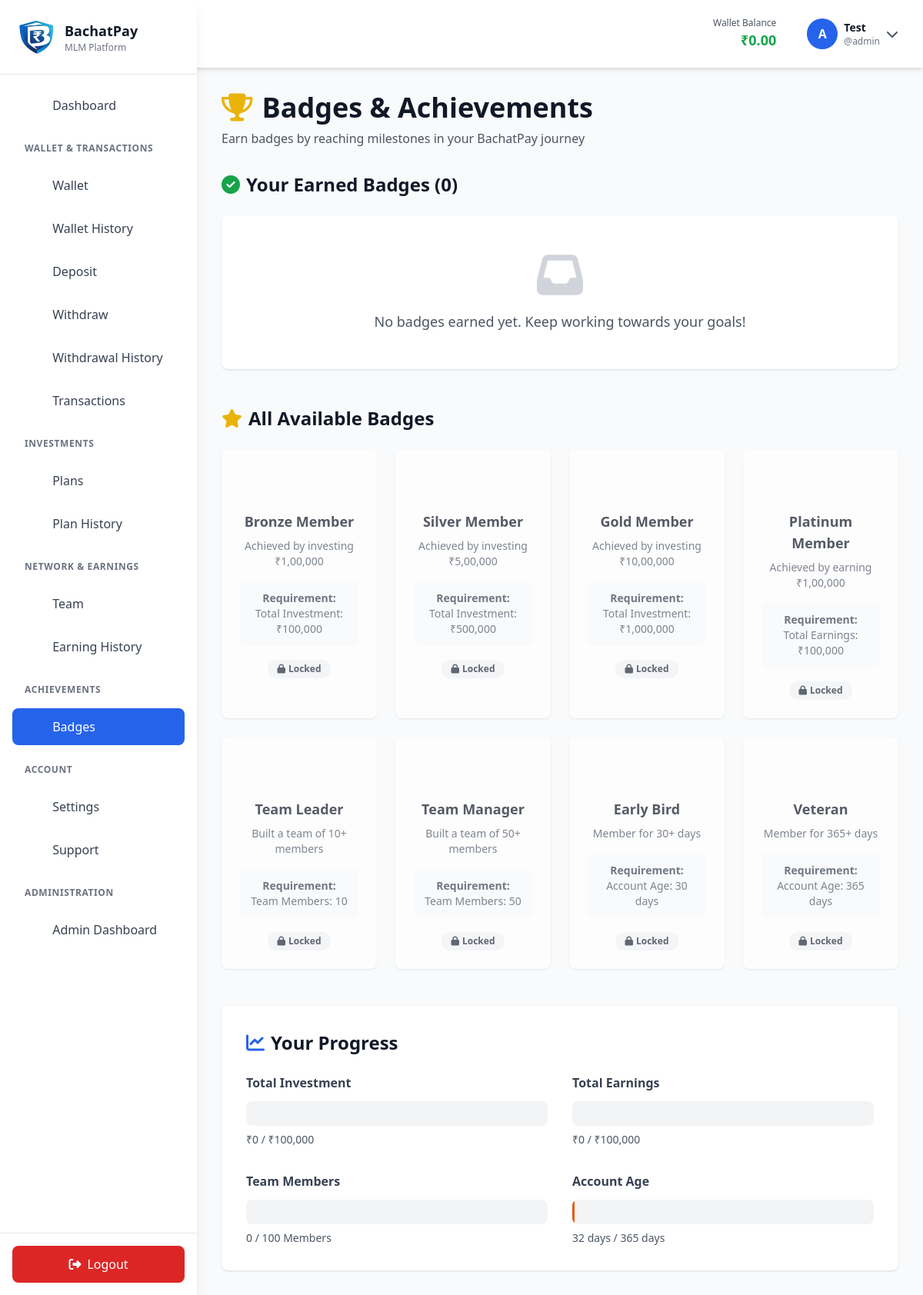
Page /badges.php (signed in) on the committed database.
### tables this page shows
CREATE TABLE `users` (
  `user_id` int(11) NOT NULL,
  `username` varchar(50) NOT NULL,
  `email` varchar(100) NOT NULL,
  `password` varchar(255) NOT NULL,
  `sponsor_id` int(11) DEFAULT NULL,
  `first_name` varchar(50) DEFAULT NULL,
  `last_name` varchar(50) DEFAULT NULL,
  `phone` varchar(15) DEFAULT NULL,
  `city` varchar(50) DEFAULT NULL,
  `state` varchar(50) DEFAULT NULL,
  `bank_account` varchar(20) DEFAULT NULL,
  `bank_name` varchar(100) DEFAULT NULL,
  `ifsc_code` varchar(20) DEFAULT NULL,
  `wallet_balance` decimal(15,2) DEFAULT 0.00,
  `total_cashback_earned` decimal(15,2) DEFAULT 0.00,
  `total_commission_earned` decimal(15,2) DEFAULT 0.00,
  `total_downline_business` decimal(15,2) DEFAULT 0.00,
  `active_investment` decimal(15,2) DEFAULT 0.00,
  `registration_date` timestamp NOT NULL DEFAULT current_timestamp(),
  `last_login` datetime DEFAULT NULL,
  `status` enum('active','inactive','suspended') DEFAULT 'active',
  `role` enum('user','admin') DEFAULT 'user',
  `reset_token` varchar(255) DEFAULT NULL,
  `reset_expires` datetime DEFAULT NULL
);

CREATE TABLE `badges` (
  `badge_id` int(11) NOT NULL,
  `badge_name` varchar(100) NOT NULL,
  `description` text DEFAULT NULL,
  `criteria_type` enum('total_investment','total_earnings','team_size','tenure_days') NOT NULL,
  `criteria_value` decimal(15,2) NOT NULL,
  `badge_icon` varchar(100) DEFAULT NULL,
  `badge_color` varchar(20) DEFAULT NULL,
  `is_active` tinyint(1) DEFAULT 1,
  `created_at` timestamp NOT NULL DEFAULT current_timestamp(),
  `updated_at` datetime DEFAULT NULL ON UPDATE current_timestamp()
);

### badges.php (the view, shortened to what the rows shown need)
<?php
require_once __DIR__ . '/includes/config.php';
require_once __DIR__ . '/includes/db.php';
require_once __DIR__ . '/includes/functions.php';
$user = getCurrentUser();
$awardedBadges = assignUserBadges($user['user_id']);
$stmt = $pdo->query('SELECT * FROM badges WHERE is_active = 1 ORDER BY badge_id ASC');
$all_badges = $stmt->fetchAll();
$stmt = $pdo->prepare('
    SELECT ub.*, b.*
    FROM user_badges ub
    JOIN badges b ON ub.badge_id = b.badge_id
    WHERE ub.user_id = ?
    ORDER BY ub.earned_at DESC
');
$stmt->execute([$user['user_id']]);
$earned_badges = $stmt->fetchAll();
$earned_badge_ids = array_column($earned_badges, 'badge_id');
?>
<!DOCTYPE html>
<html lang="en">
<head>
    <script src="https://cdn.tailwindcss.com"></script>
    <link rel="stylesheet" href="https://cdnjs.cloudflare.com/ajax/libs/font-awesome/6.4.0/css/all.min.css">
</head>
<body class="bg-gray-50">
    <?php $currentPage = 'badges'; require_once __DIR__ . '/includes/navbar.php'; ?>
    <div class="lg:ml-64 px-4 sm:px-6 lg:px-8 py-8">
        <div class="mb-8">
            <h1 class="text-4xl font-bold text-gray-900 mb-2">
                <i class="fas fa-trophy text-yellow-500 mr-3"></i>Badges & Achievements
            </h1>
        </div>
        <div class="mb-12">
            <h2 class="text-2xl font-bold text-gray-900 mb-6">
                <i class="fas fa-check-circle text-green-600 mr-2"></i>Your Earned Badges (<?php echo count($earned_badges); ?>)
            </h2>
        </div>
        <h2 class="text-2xl font-bold text-gray-900 mb-6">
            <i class="fas fa-star text-yellow-500 mr-2"></i>All Available Badges
        </h2>
        <div class="grid grid-cols-1 md:grid-cols-2 lg:grid-cols-4 gap-6 mb-12">
            <?php foreach ($all_badges as $badge):
                $earned = in_array($badge['badge_id'], $earned_badge_ids);
            ?>
            <div class="bg-white rounded-lg shadow p-6 <?php echo $earned ? 'border-l-4 border-green-500' : 'opacity-70'; ?>">
                <div class="text-center">
                    <div class="text-4xl mb-4">
                    </div>
                    <h3 class="text-lg font-bold text-gray-900"><?php echo htmlspecialchars($badge['badge_name']); ?></h3>
                    <p class="text-sm text-gray-600 mt-2"><?php echo htmlspecialchars($badge['description']); ?></p>
                    <div class="mt-4 text-sm bg-gray-50 p-3 rounded-lg">
                        <p class="font-semibold text-gray-700">Requirement:</p>
                        <p class="text-gray-600">
                            <?php
                                $criteria = $badge['criteria_type'];
                                $value = number_format($badge['criteria_value']);
                                if ($criteria === 'total_investment') {
                                    echo "Total Investment: ₹" . $value;
                                } elseif ($criteria === 'total_earnings') {
                                    echo "Total Earnings: ₹" . $value;
                                } elseif ($criteria === 'team_size') {
                                    echo "Team Members: " . $value;
                                } elseif ($criteria === 'tenure_days') {
                                    echo "Account Age: " . $value . " days";
                                }
                            ?>
                        </p>
                    </div>
                    <div class="mt-4">
                        <?php if ($earned): ?>
                        <span class="inline-block bg-green-100 text-green-800 px-3 py-1 rounded-full text-xs font-semibold">
                            <i class="fas fa-check-circle mr-1"></i>Earned
                        </span>
                        <?php else: ?>
                        <span class="inline-block bg-gray-100 text-gray-800 px-3 py-1 rounded-full text-xs font-semibold">
                            <i class="fas fa-lock mr-1"></i>Locked
                        </span>
                        <?php endif; ?>
                    </div>
                </div>
            </div>
            <?php endforeach; ?>
        </div>
        <div class="bg-white rounded-lg shadow p-8">
            <div class="grid grid-cols-1 md:grid-cols-2 gap-8">
                <div>
                    <h4 class="font-semibold text-gray-700 mb-3">Account Age</h4>
                    <div class="bg-gray-100 rounded-lg h-8 overflow-hidden">
                        <div class="bg-orange-600 h-full" style="width: <?php echo min(100, ((time() - strtotime($user['registration_date'])) / (365 * 24 * 60 * 60)) * 10); ?>%"></div>
                    </div>
                    <p class="text-sm text-gray-600 mt-2">
                        <?php
                        if (!empty($user['registration_date'])) {
                            $days = (time() - strtotime($user['registration_date'])) / (24 * 60 * 60);
                            echo floor($days);
                        } else {
                            echo "0";
                        }
                        ?> days / 365 days
                    </p>
                </div>
            </div>
        </div>
    </div>
</body>
</html>

### includes/navbar.php (shortened to what the rows shown need)
<div id="sidebar" class="fixed left-0 top-0 h-screen w-64 bg-white shadow-lg z-50 transform -translate-x-full lg:translate-x-0 transition-transform duration-300">
    <div class="p-6 border-b">
        <div class="flex items-center space-x-3">
            <div>
                <h1 class="text-lg font-bold text-gray-900">BachatPay</h1>
            </div>
        </div>
    </div>
</div>
<nav class="bg-white shadow-md sticky top-0 z-30">
    <div class="p-4 flex justify-between items-center">
        <div class="flex items-center space-x-4">
            <div class="hidden sm:block">
                <h2 class="text-sm font-bold text-gray-900">Dashboard</h2>
            </div>
        </div>
        <div class="flex items-center space-x-6">
            <div class="hidden md:block text-right">
                <p class="text-xs text-gray-600">Wallet Balance</p>
                <p class="text-lg font-bold text-green-600"><?php echo formatCurrency($user['wallet_balance'] ?? 0); ?></p>
            </div>
            <div class="relative group">
                <button class="flex items-center space-x-2 px-4 py-2 rounded-lg hover:bg-gray-100 transition">
                    <div class="w-10 h-10 bg-blue-600 text-white rounded-full flex items-center justify-center font-bold">
                        <?php echo strtoupper(substr($user['username'] ?? 'U', 0, 1)); ?>
                    </div>
                    <div class="hidden sm:block text-left">
                        <p class="text-sm font-bold text-gray-900"><?php echo htmlspecialchars($user['first_name'] ?? $user['username'] ?? 'User'); ?></p>
                        <p class="text-xs text-gray-500">@<?php echo htmlspecialchars($user['username'] ?? 'user'); ?></p>
                    </div>
                    <i class="fas fa-chevron-down text-gray-600"></i>
                </button>
            </div>
        </div>
    </div>
</nav>

### rows in the picture
users: wallet_balance "₹0.00", username "A", first_name "Test", username "admin"
badges: badge_name "Bronze Member", description "Achieved by investing ₹1,00,000", criteria_value "100,000", shows "Locked"
badges: badge_name "Silver Member", description "Achieved by investing ₹5,00,000", criteria_value "500,000", shows "Locked"
badges: badge_name "Gold Member", description "Achieved by investing ₹10,00,000", criteria_value "1,000,000", shows "Locked"
badges: badge_name "Platinum Member", description "Achieved by earning ₹1,00,000", criteria_value "100,000", shows "Locked"
badges: badge_name "Team Leader", description "Built a team of 10+ members", criteria_value "10", shows "Locked"
badges: badge_name "Team Manager", description "Built a team of 50+ members", criteria_value "50", shows "Locked"
badges: badge_name "Early Bird", description "Member for 30+ days", criteria_value "30", shows "Locked"
badges: badge_name "Veteran", description "Member for 365+ days", criteria_value "365", shows "Locked"

### other values in the picture
$item['label'] "Dashboard"
$group['label'] "WALLET & TRANSACTIONS"
$item['label'] "Wallet"
$item['label'] "Wallet History"
$item['label'] "Deposit"
$item['label'] "Withdraw"
$item['label'] "Withdrawal History"
$item['label'] "Transactions"
$group['label'] "INVESTMENTS"
$item['label'] "Plans"
$item['label'] "Plan History"
$group['label'] "NETWORK & EARNINGS"
$item['label'] "Team"
$item['label'] "Earning History"
$group['label'] "ACHIEVEMENTS"
